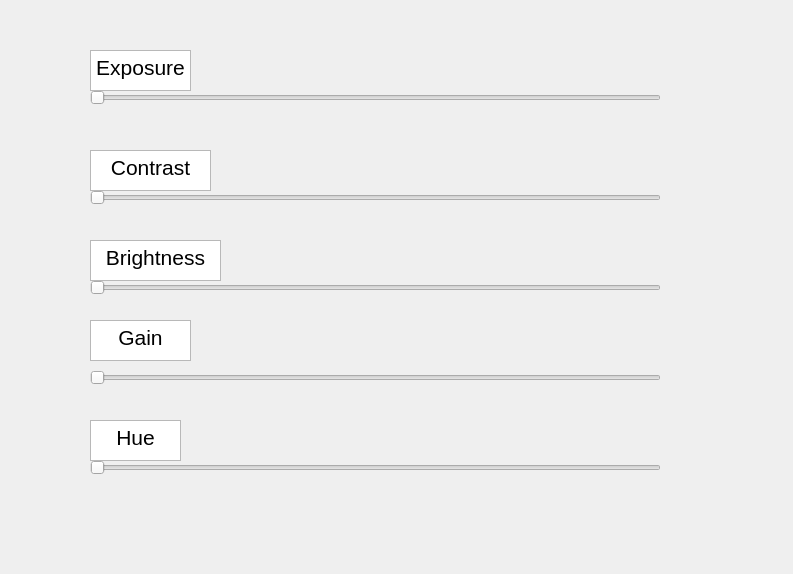
<?xml version="1.0" encoding="UTF-8"?>
<ui version="4.0">
 <class>Dialog_parameter</class>
 <widget class="QDialog" name="Dialog_parameter">
  <property name="geometry">
   <rect>
    <x>0</x>
    <y>0</y>
    <width>793</width>
    <height>574</height>
   </rect>
  </property>
  <property name="windowTitle">
   <string>Dialog</string>
  </property>
  <widget class="QSlider" name="horizontalSlider_Exposure">
   <property name="geometry">
    <rect>
     <x>90</x>
     <y>90</y>
     <width>571</width>
     <height>16</height>
    </rect>
   </property>
   <property name="orientation">
    <enum>Qt::Horizontal</enum>
   </property>
  </widget>
  <widget class="QSlider" name="horizontalSlider_Gain">
   <property name="geometry">
    <rect>
     <x>90</x>
     <y>370</y>
     <width>571</width>
     <height>16</height>
    </rect>
   </property>
   <property name="orientation">
    <enum>Qt::Horizontal</enum>
   </property>
  </widget>
  <widget class="QSlider" name="horizontalSlider_Contrast">
   <property name="geometry">
    <rect>
     <x>90</x>
     <y>190</y>
     <width>571</width>
     <height>16</height>
    </rect>
   </property>
   <property name="orientation">
    <enum>Qt::Horizontal</enum>
   </property>
  </widget>
  <widget class="QTextBrowser" name="textBrowser_Exposure">
   <property name="geometry">
    <rect>
     <x>90</x>
     <y>50</y>
     <width>101</width>
     <height>41</height>
    </rect>
   </property>
   <property name="html">
    <string>&lt;!DOCTYPE HTML PUBLIC &quot;-//W3C//DTD HTML 4.0//EN&quot; &quot;http://www.w3.org/TR/REC-html40/strict.dtd&quot;&gt;
&lt;html&gt;&lt;head&gt;&lt;meta name=&quot;qrichtext&quot; content=&quot;1&quot; /&gt;&lt;style type=&quot;text/css&quot;&gt;
p, li { white-space: pre-wrap; }
&lt;/style&gt;&lt;/head&gt;&lt;body style=&quot; font-family:'Ubuntu'; font-size:11pt; font-weight:400; font-style:normal;&quot;&gt;
&lt;p align=&quot;center&quot; style=&quot; margin-top:0px; margin-bottom:0px; margin-left:0px; margin-right:0px; -qt-block-indent:0; text-indent:0px;&quot;&gt;&lt;span style=&quot; font-size:16pt;&quot;&gt;Exposure&lt;/span&gt;&lt;/p&gt;&lt;/body&gt;&lt;/html&gt;</string>
   </property>
  </widget>
  <widget class="QTextBrowser" name="textBrowser_Gain">
   <property name="geometry">
    <rect>
     <x>90</x>
     <y>150</y>
     <width>121</width>
     <height>41</height>
    </rect>
   </property>
   <property name="html">
    <string>&lt;!DOCTYPE HTML PUBLIC &quot;-//W3C//DTD HTML 4.0//EN&quot; &quot;http://www.w3.org/TR/REC-html40/strict.dtd&quot;&gt;
&lt;html&gt;&lt;head&gt;&lt;meta name=&quot;qrichtext&quot; content=&quot;1&quot; /&gt;&lt;style type=&quot;text/css&quot;&gt;
p, li { white-space: pre-wrap; }
&lt;/style&gt;&lt;/head&gt;&lt;body style=&quot; font-family:'Ubuntu'; font-size:11pt; font-weight:400; font-style:normal;&quot;&gt;
&lt;p align=&quot;center&quot; style=&quot; margin-top:0px; margin-bottom:0px; margin-left:0px; margin-right:0px; -qt-block-indent:0; text-indent:0px;&quot;&gt;&lt;span style=&quot; font-size:16pt;&quot;&gt;Contrast&lt;/span&gt;&lt;/p&gt;&lt;/body&gt;&lt;/html&gt;</string>
   </property>
  </widget>
  <widget class="QTextBrowser" name="textBrowser_Contrast">
   <property name="geometry">
    <rect>
     <x>90</x>
     <y>320</y>
     <width>101</width>
     <height>41</height>
    </rect>
   </property>
   <property name="html">
    <string>&lt;!DOCTYPE HTML PUBLIC &quot;-//W3C//DTD HTML 4.0//EN&quot; &quot;http://www.w3.org/TR/REC-html40/strict.dtd&quot;&gt;
&lt;html&gt;&lt;head&gt;&lt;meta name=&quot;qrichtext&quot; content=&quot;1&quot; /&gt;&lt;style type=&quot;text/css&quot;&gt;
p, li { white-space: pre-wrap; }
&lt;/style&gt;&lt;/head&gt;&lt;body style=&quot; font-family:'Ubuntu'; font-size:11pt; font-weight:400; font-style:normal;&quot;&gt;
&lt;p align=&quot;center&quot; style=&quot; margin-top:0px; margin-bottom:0px; margin-left:0px; margin-right:0px; -qt-block-indent:0; text-indent:0px;&quot;&gt;&lt;span style=&quot; font-size:16pt;&quot;&gt;Gain&lt;/span&gt;&lt;/p&gt;&lt;/body&gt;&lt;/html&gt;</string>
   </property>
  </widget>
  <widget class="QSlider" name="horizontalSlider_Hue">
   <property name="geometry">
    <rect>
     <x>90</x>
     <y>460</y>
     <width>571</width>
     <height>16</height>
    </rect>
   </property>
   <property name="orientation">
    <enum>Qt::Horizontal</enum>
   </property>
  </widget>
  <widget class="QTextBrowser" name="textBrowser_Hue">
   <property name="geometry">
    <rect>
     <x>90</x>
     <y>420</y>
     <width>91</width>
     <height>41</height>
    </rect>
   </property>
   <property name="html">
    <string>&lt;!DOCTYPE HTML PUBLIC &quot;-//W3C//DTD HTML 4.0//EN&quot; &quot;http://www.w3.org/TR/REC-html40/strict.dtd&quot;&gt;
&lt;html&gt;&lt;head&gt;&lt;meta name=&quot;qrichtext&quot; content=&quot;1&quot; /&gt;&lt;style type=&quot;text/css&quot;&gt;
p, li { white-space: pre-wrap; }
&lt;/style&gt;&lt;/head&gt;&lt;body style=&quot; font-family:'Ubuntu'; font-size:11pt; font-weight:400; font-style:normal;&quot;&gt;
&lt;p align=&quot;center&quot; style=&quot; margin-top:0px; margin-bottom:0px; margin-left:0px; margin-right:0px; -qt-block-indent:0; text-indent:0px;&quot;&gt;&lt;span style=&quot; font-size:16pt;&quot;&gt;Hue&lt;/span&gt;&lt;/p&gt;&lt;/body&gt;&lt;/html&gt;</string>
   </property>
  </widget>
  <widget class="QTextBrowser" name="textBrowser_Contrast_2">
   <property name="geometry">
    <rect>
     <x>90</x>
     <y>240</y>
     <width>131</width>
     <height>41</height>
    </rect>
   </property>
   <property name="html">
    <string>&lt;!DOCTYPE HTML PUBLIC &quot;-//W3C//DTD HTML 4.0//EN&quot; &quot;http://www.w3.org/TR/REC-html40/strict.dtd&quot;&gt;
&lt;html&gt;&lt;head&gt;&lt;meta name=&quot;qrichtext&quot; content=&quot;1&quot; /&gt;&lt;style type=&quot;text/css&quot;&gt;
p, li { white-space: pre-wrap; }
&lt;/style&gt;&lt;/head&gt;&lt;body style=&quot; font-family:'Ubuntu'; font-size:11pt; font-weight:400; font-style:normal;&quot;&gt;
&lt;p align=&quot;center&quot; style=&quot; margin-top:0px; margin-bottom:0px; margin-left:0px; margin-right:0px; -qt-block-indent:0; text-indent:0px;&quot;&gt;&lt;span style=&quot; font-size:16pt;&quot;&gt;Brightness&lt;/span&gt;&lt;/p&gt;&lt;/body&gt;&lt;/html&gt;</string>
   </property>
  </widget>
  <widget class="QSlider" name="horizontalSlider_Brightness">
   <property name="geometry">
    <rect>
     <x>90</x>
     <y>280</y>
     <width>571</width>
     <height>16</height>
    </rect>
   </property>
   <property name="orientation">
    <enum>Qt::Horizontal</enum>
   </property>
  </widget>
 </widget>
 <resources/>
 <connections/>
</ui>
